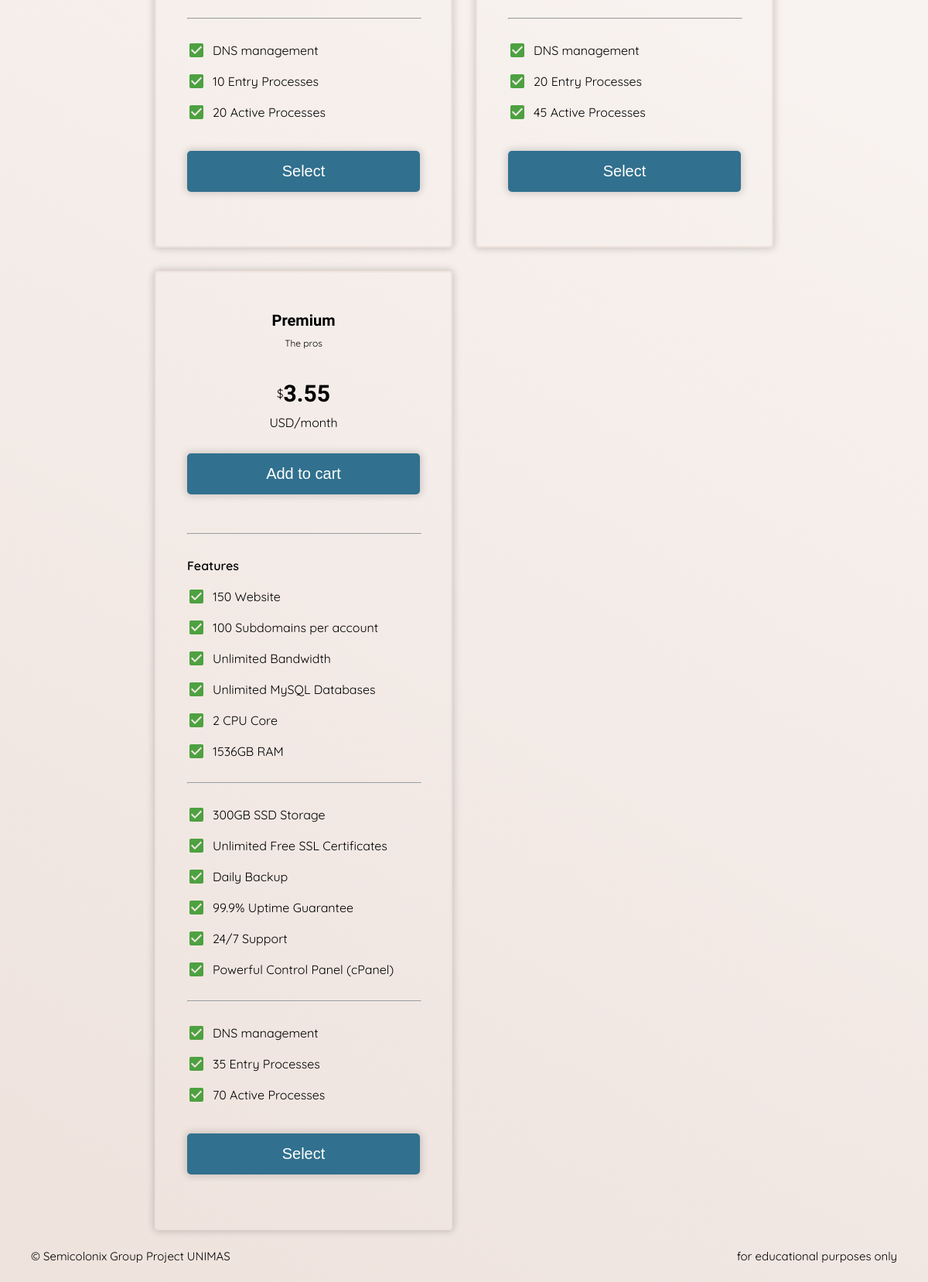
The page /pages/shared_hosting_pricing.php (lower part) on the database as committed earlier.
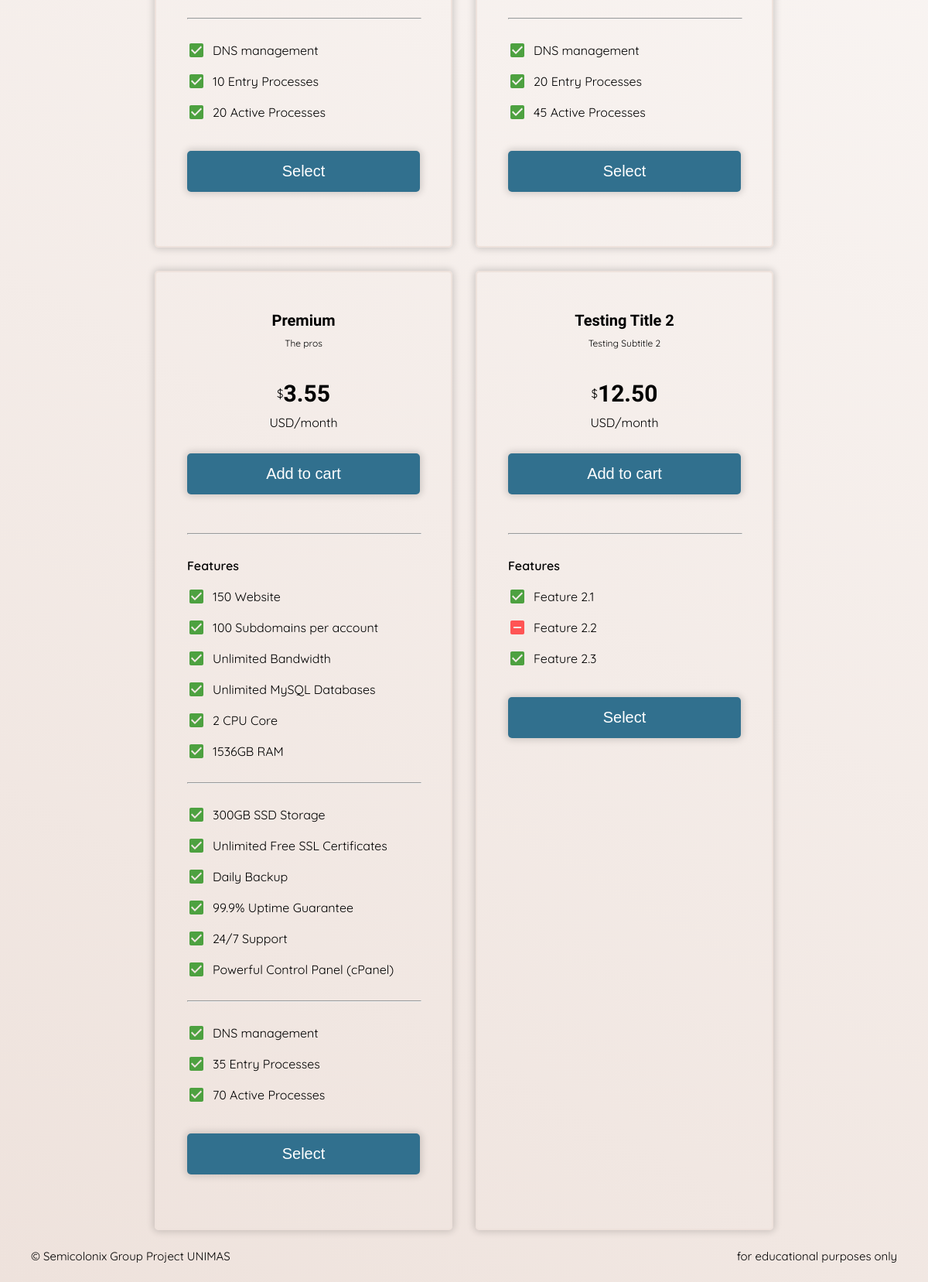
The same page on the database as committed later.
### tables this page shows
CREATE TABLE `productdetail` (
  `auto_num` int(11) NOT NULL,
  `prod_id` int(10) NOT NULL,
  `feature` varchar(256) NOT NULL,
  `status` tinyint(1) NOT NULL
);

CREATE TABLE `product` (
  `prod_id` int(10) NOT NULL,
  `prod_title` varchar(256) NOT NULL,
  `prod_subtitle` varchar(256) NOT NULL,
  `prod_category` enum('Shared','VPS','Dedicated','') NOT NULL,
  `prod_price` float(5,2) NOT NULL,
  `prod_status` enum('Active','Disabled') NOT NULL
);

### pages/shared_hosting_pricing.php (the view, shortened to what this page needs)
<!DOCTYPE html>
<html lang="en">
<head>
    <link rel="stylesheet" href="/css/main.css">
    <link rel="stylesheet" href="/css/pricing.css">
</head>
<body class="flex-col">
    <div class="flex-grow-1 flex-col center middle">
        <div class="pricing-layout font-second">
            <?php
            require_once($_SERVER['DOCUMENT_ROOT'] . "/config/conn.php");
            $query = "SELECT * FROM product WHERE prod_category='shared'";
            if ($conn->query($query)) {
                $result = $conn->query($query);
                while ($row = $result->fetch_array()) {
                    echo "<div class='pricing-card'>";
                    echo "<h1 class='font-primary text-h1'>" . $row['prod_title'] . "</h1>";
                    echo "<span class='text-small'>" . $row['prod_subtitle'] . "</span>";
                    echo "<div class='flex-row middle center' style='margin-top:30px;'>";
                    echo "<span class='text-normal'>$</span>";
                    echo "<h1 class='text-title font-w-600'>" . $row['prod_price'] . "</h1>";
                    echo "</div>";
                    echo "<span>USD/month</span>";
                    echo "<button class='text-h1' type='submit' value='" . $row['prod_id'] . "'>Add to cart</button>";
                    echo "<hr style='width: 100%; margin: 20px 0;'>";
                    echo "<div class='pricing-feature-line'>";
                    echo "<p class='font-w-600'>Features</p>";
                    echo "</div>";
                    $query2 = "SELECT * FROM productdetail WHERE prod_id='" . $row['prod_id'] . "'";
                    if ($conn->query($query2)) {
                        $result2 = $conn->query($query2);
                        $total_row = mysqli_num_rows($result2);
                        $counter = 0;
                        while ($row2 = $result2->fetch_array()) {
                            $counter++;
                            echo "<div class='pricing-feature-line'>";
                            if ($row2['status'] == 1) {
                                echo "<span class='icon-tick'></span>";
                            } else {
                                echo "<span class='icon-cross'></span>";
                            }
                            echo "<p>" . $row2['feature'] . "</p>";
                            echo "</div>";
                            if ($counter % 6 == 0 && $total_row != $counter) {
                                echo "<hr style='width: 100%; margin: 20px 0;'>";
                            }
                        }
                    }
                    echo "<button class='text-h1' type='submit' value='" . $row['prod_id'] . "'>Select</button>";
                    echo "</div>";
                }
            } else {
                echo "Error: " . $sql . "<br>" . mysqli_error($conn);
            }
            ?>
        </div>
    </div>
    <?php
    require_once($_SERVER['DOCUMENT_ROOT'] . "/includes/footer.php");
    ?>
</body>
</html>

Rows that differ between the two databases and show on the page:
added product: prod_title "Testing Title 2", prod_subtitle "Testing Subtitle 2", prod_price "12.50", $row['prod_id'] 11 (drawn)
added productdetail: status 1 (drawn), feature "Feature 2.1", shown under "Testing Title 2"
added productdetail: status 0 (drawn), feature "Feature 2.2", shown under "Testing Title 2"
added productdetail: status 1 (drawn), feature "Feature 2.3", shown under "Testing Title 2"
